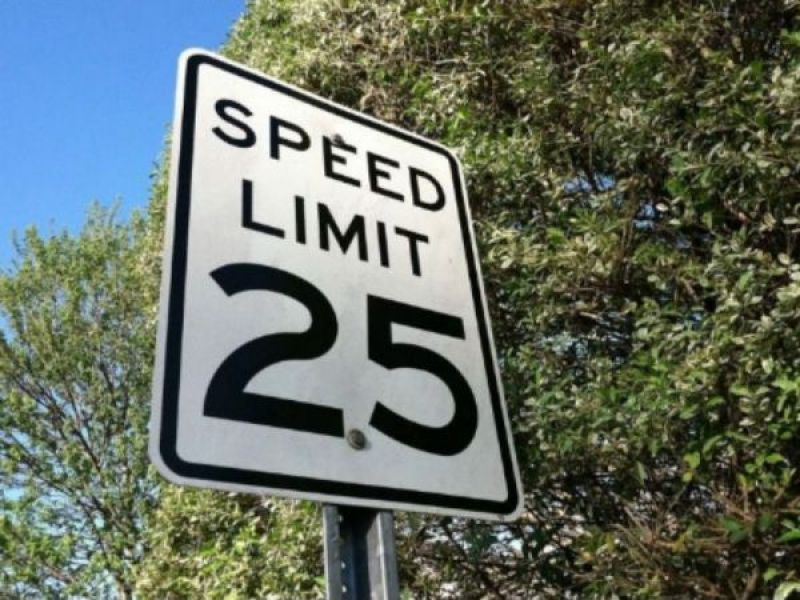
#> input picture 3.Computer Vision Basics/Speed_Sign_View_2.jpg, 800 x 600 px
$ jupyter execute Cropping.ipynb   (shell and % lines are left out)
#> lines starting #> are read from the running program, lines starting #| are printed output that depends on the picture
[cell 1]
import matplotlib.image as mpimg
import matplotlib.pyplot as plt
import numpy as np
import cv2

image=cv2.imread("Speed_Sign_View_2.jpg")
#> image is the input picture: shape (600, 800, 3); mean B, G, R 99.4, 110.1, 100.7

cv2.imshow("Original Image",image)
cv2.waitKey()
cv2.destroyAllWindows()

height,width=image.shape[:2]
#> height = 600; width = 800

w0=int(0)
h0=int(0)

w1=int(width*0.3)
#> w1 = 240
h1=int(height*0.3)
#> h1 = 180

image_cropped=image[h0:h1 , w0:w1]
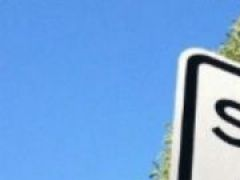
#> image_cropped: shape (180, 240, 3); mean B, G, R 223.4, 163.7, 112.9

cv2.imshow("Cropped Image",image_cropped)
cv2.waitKey()
cv2.destroyAllWindows()

[cell 2]
kernel=np.ones((8,8),np.uint8)
image_erosion=cv2.erode(image,kernel,iterations=1)
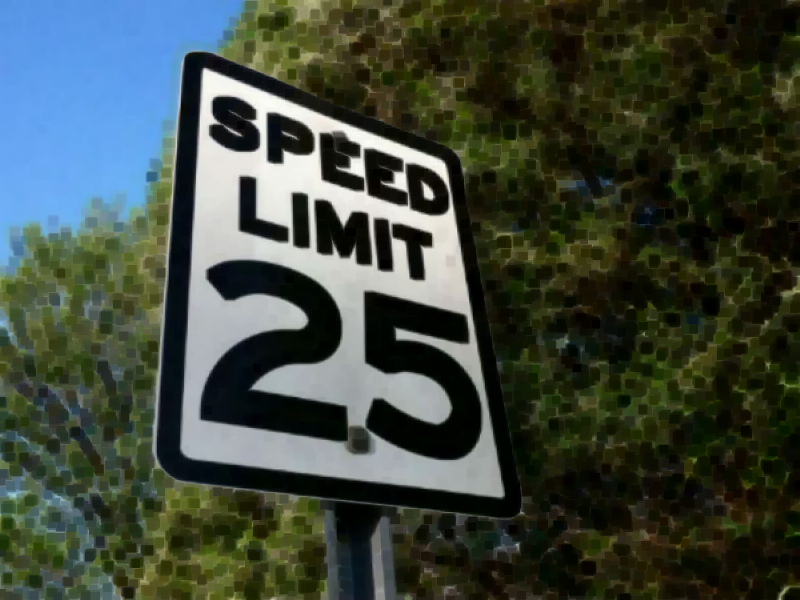
#> image_erosion: shape (600, 800, 3); mean B, G, R 61.4, 71.3, 61.9
image_dilate=cv2.dilate(image,kernel,iterations=1)
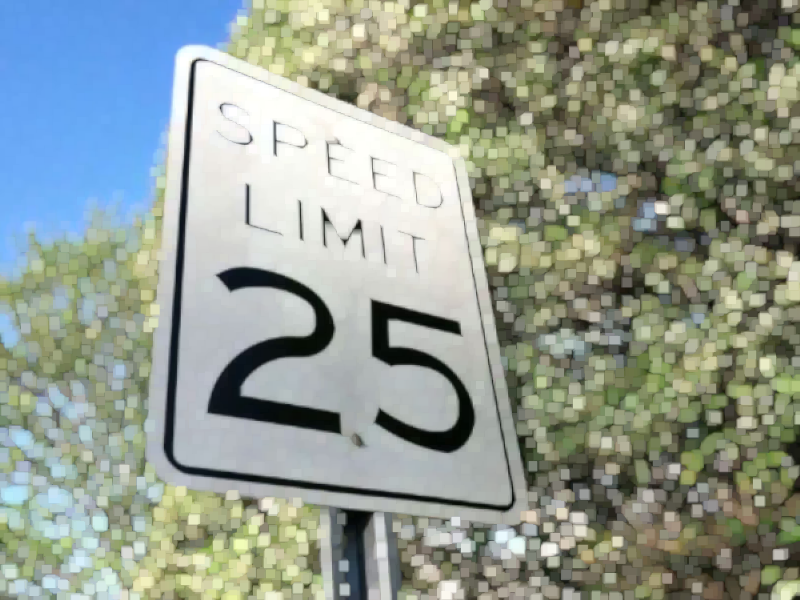
#> image_dilate: shape (600, 800, 3); mean B, G, R 144.6, 154.9, 145.6

cv2.imshow('Input',image)
cv2.imshow('Erosion',image_erosion)
cv2.imshow('Dilation',image_dilate)

cv2.waitKey()
cv2.destroyAllWindows()

$ run again, with 3.Computer Vision Basics/Find_Truck_color.jpg copied over 3.Computer Vision Basics/Speed_Sign_View_2.jpg
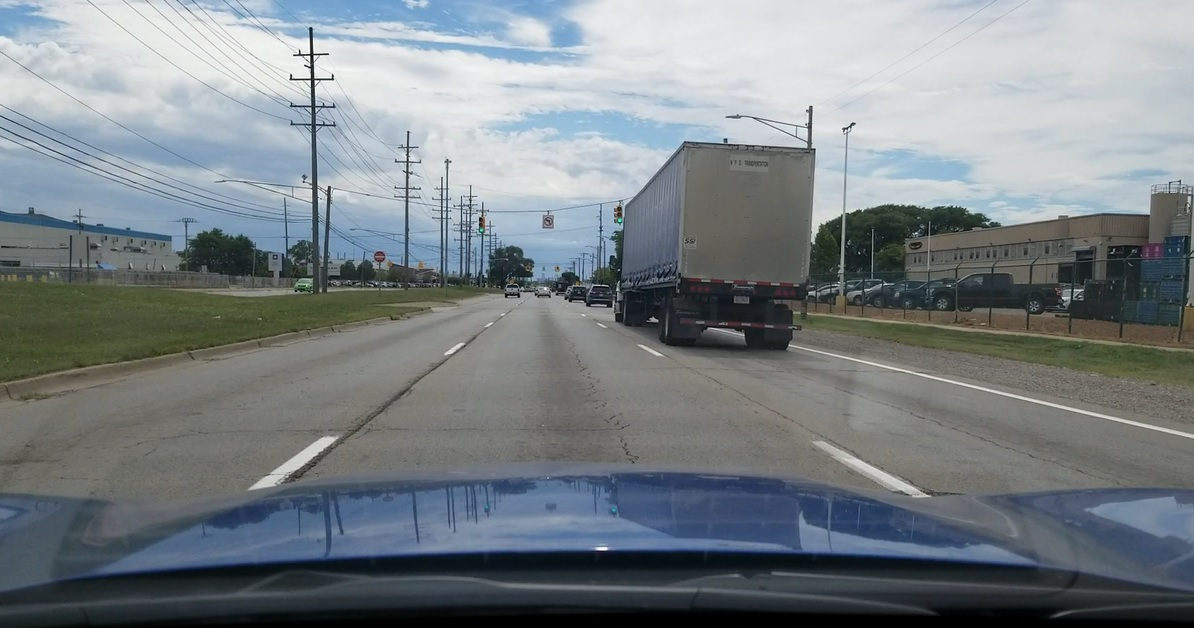
#> input picture 3.Computer Vision Basics/Find_Truck_color.jpg, 1194 x 628 px
#> image is the input picture: shape (628, 1194, 3); mean B, G, R 133.3, 129, 121.6
#> `image_cropped=image[h0:h1 , w0:w1]`:
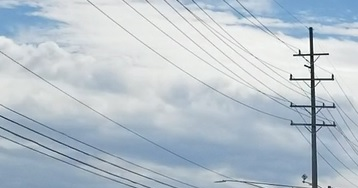
#> image_cropped: shape (188, 358, 3); mean B, G, R 205.2, 195.2, 182.8
#> `image_dilate=cv2.dilate(image,kernel,iterations=1)`:
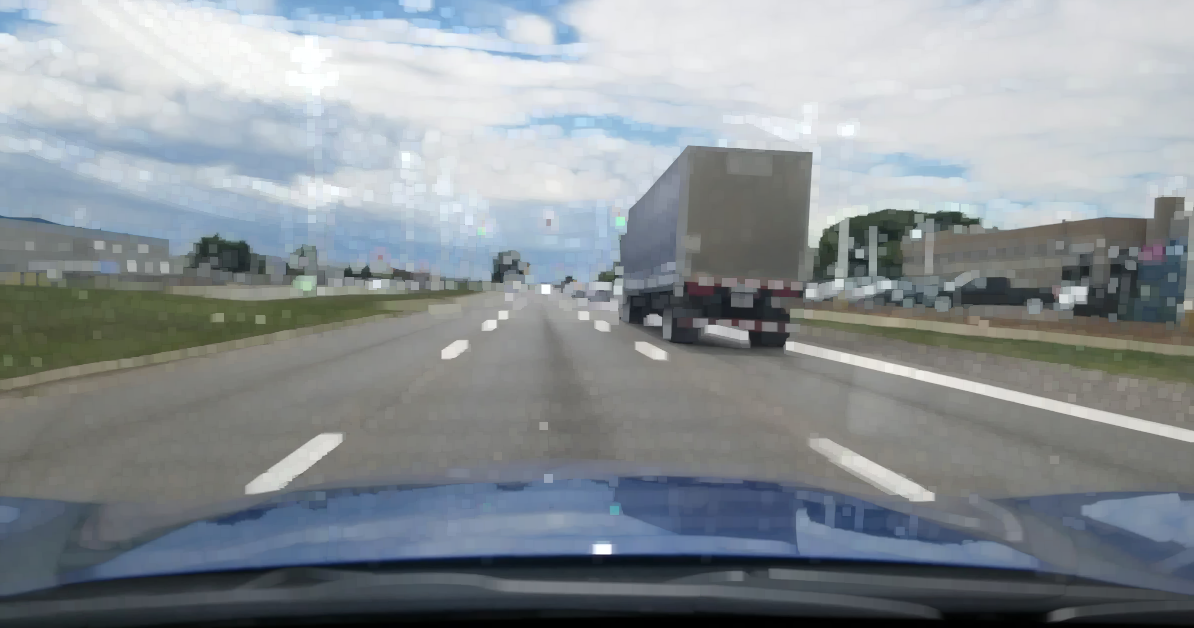
#> image_dilate: shape (628, 1194, 3); mean B, G, R 148.9, 144.5, 137.7

$ run again, with 3.Computer Vision Basics/Truck_template.jpg copied over 3.Computer Vision Basics/Speed_Sign_View_2.jpg
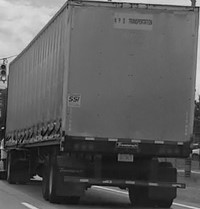
#> input picture 3.Computer Vision Basics/Truck_template.jpg, 200 x 209 px
#> image is the input picture: shape (209, 200, 3); min 1, max 224, mean 91.6
#> `image_erosion=cv2.erode(image,kernel,iterations=1)`:
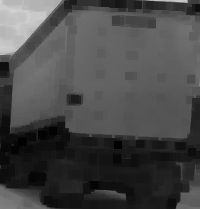
#> image_erosion: shape (209, 200, 3); min 1, max 209, mean 72
#> `image_dilate=cv2.dilate(image,kernel,iterations=1)`:
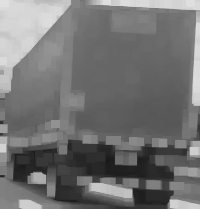
#> image_dilate: shape (209, 200, 3); min 24, max 224, mean 114.4
